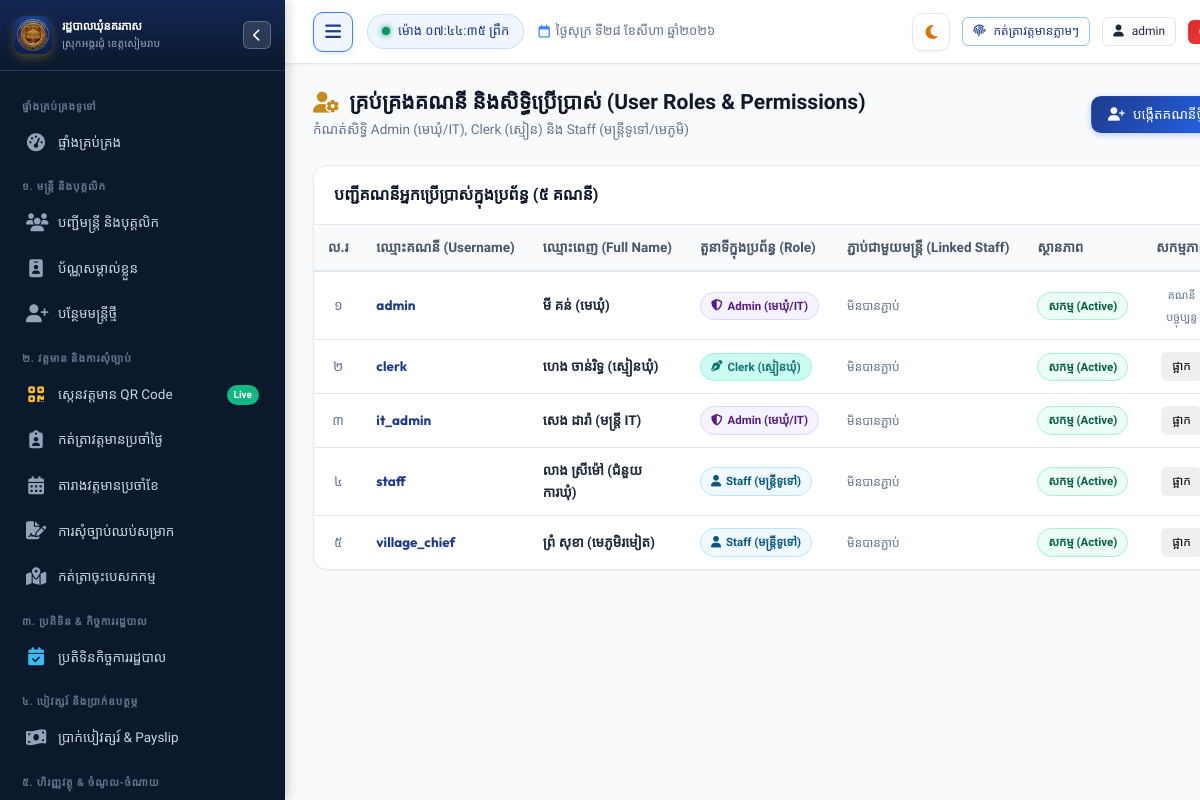
Page /settings/users (signed in) on the committed database.
### tables this page shows
CREATE TABLE users (
        id INTEGER PRIMARY KEY AUTOINCREMENT,
        username TEXT UNIQUE NOT NULL,
        password_hash TEXT NOT NULL,
        full_name TEXT NOT NULL,
        role TEXT NOT NULL DEFAULT 'staff', -- 'admin', 'clerk', 'staff'
        staff_id INTEGER,
        avatar TEXT,
        is_active INTEGER DEFAULT 1,
        created_at TIMESTAMP DEFAULT CURRENT_TIMESTAMP,
        FOREIGN KEY (staff_id) REFERENCES staff (id) ON DELETE SET NULL
    );

### app.py (the view, shortened to what this page needs)
@app.route("/settings/users", methods=["GET", "POST"])
@admin_required
def settings_users():
    conn = get_db()
    cursor = conn.cursor()
    cursor.execute("""
        SELECT u.*, s.name_kh as linked_staff_name, s.officer_code
        FROM users u
        LEFT JOIN staff s ON u.staff_id = s.id
        ORDER BY u.id
    """)
    users = cursor.fetchall()
    cursor.execute("SELECT id, officer_code, name_kh, position_title_kh FROM staff WHERE status = 'active' ORDER BY name_kh")
    active_staff = cursor.fetchall()
    conn.close()
    return render_template("settings/users.html", users=users, active_staff=active_staff)

### app.py (called while the page is built, shortened)
@app.teardown_appcontext
def teardown_db(exception=None):
    close_db_connection(exception)

@app.after_request
def add_cache_headers(response):
    if request.path.startswith('/static') or request.path == '/favicon.ico':
        response.headers['Cache-Control'] = 'public, max-age=31536000, immutable'
    return response

@app.before_request
def ensure_database_ready():
    if request.path.startswith('/static') or request.path == '/favicon.ico':
        return

@app.template_filter("kh_num")
def kh_num_filter(val):
    return to_khmer_num(val)

### database.py (called while the page is built, shortened)
def _raw_create_connection():
    conn = sqlite3.connect(DB_PATH)
    conn.row_factory = sqlite3.Row
    conn.execute("PRAGMA foreign_keys = ON")
    conn.execute("PRAGMA journal_mode = WAL")
    conn.execute("PRAGMA synchronous = NORMAL")
    conn.execute("PRAGMA cache_size = -64000")
    return SqliteConnectionWrapper(conn)

def get_db():
    try:
        from flask import g, has_request_context
        if has_request_context():
            if not hasattr(g, 'db') or g.db is None:
                g.db = _raw_create_connection()
            return g.db
    except ImportError:
        pass
    return _raw_create_connection()

def close_db_connection(e=None):
    try:
        from flask import g, has_request_context
        if has_request_context():
            db = getattr(g, 'db', None)
            if db is not None:
                g.db = None
                db._real_close()
    except ImportError:
        pass

    def cursor(self):
        return self._conn.cursor()

    def close(self):
        try:
            from flask import g, has_request_context
            if has_request_context() and getattr(g, 'db', None) is self:
                return
        except ImportError:
            pass
        self._real_close()

### utils/helpers.py (called while the page is built)
def to_khmer_num(number_or_str):
    if number_or_str is None:
        return ""
    if callable(number_or_str):
        try:
            val = number_or_str()
            return to_khmer_num(val)
        except Exception:
            return "០"
    s = str(number_or_str)
    if s.startswith("<built-in") or s.startswith("<function") or s.startswith("<method"):
        return "០"
    return "".join(KHMER_DIGITS.get(ch, ch) for ch in s)

### templates/settings/users.html (shortened to what this page needs)
{% extends "base.html" %}
{% block content %}
<div class="page-header">
  <div class="page-header-title">
    <h1>
      <i class="fa-solid fa-user-gear text-gold"></i>
      <span>គ្រប់គ្រងគណនី និងសិទ្ធិប្រើប្រាស់ (User Roles & Permissions)</span>
    </h1>
    <p>កំណត់សិទ្ធិ Admin (មេឃុំ/IT), Clerk (ស្មៀន) និង Staff (មន្ត្រីទូទៅ/មេភូមិ)</p>
  </div>
  <div class="page-actions">
    <button class="btn btn-primary" data-modal-target="addUserModal">
      <i class="fa-solid fa-user-plus"></i>
      <span>បង្កើតគណនីថ្មី</span>
    </button>
  </div>
</div>
<div class="card">
  <div class="card-header">
    <div class="card-title">
      <span>បញ្ជីគណនីអ្នកប្រើប្រាស់ក្នុងប្រព័ន្ធ ({{ users | length | kh_num }} គណនី)</span>
    </div>
  </div>
  <div class="card-body" style="padding: 0;">
    <div class="table-responsive">
      <table class="custom-table">
        <thead>
          <tr>
            <th style="width: 50px; text-align: center;">ល.រ</th>
            <th>ឈ្មោះគណនី (Username)</th>
            <th>ឈ្មោះពេញ (Full Name)</th>
            <th>តួនាទីក្នុងប្រព័ន្ធ (Role)</th>
            <th>ភ្ជាប់ជាមួយមន្ត្រី (Linked Staff)</th>
            <th>ស្ថានភាព</th>
            <th style="text-align: center; width: 120px;">សកម្មភាព</th>
          </tr>
        </thead>
        <tbody>
          {% for u in users %}
          <tr>
            <td style="text-align: center; color: var(--text-muted);">{{ loop.index | kh_num }}</td>
            <td>
              <strong style="font-family: var(--font-latin); color: var(--primary);">{{ u.username }}</strong>
            </td>
            <td><strong>{{ u.full_name }}</strong></td>
            <td>
              {% if u.role == 'admin' %}
              <span class="badge badge-purple"><i class="fa-solid fa-shield-halved"></i> Admin (មេឃុំ/IT)</span>
              {% elif u.role == 'clerk' %}
              <span class="badge badge-clerk"><i class="fa-solid fa-pen-nib"></i> Clerk (ស្មៀនឃុំ)</span>
              {% else %}
              <span class="badge badge-info"><i class="fa-solid fa-user"></i> Staff (មន្ត្រីទូទៅ)</span>
              {% endif %}
            </td>
            <td>
              {% if u.linked_staff_name %}
              <div>{{ u.linked_staff_name }}</div>
              <span style="font-size: 11px; color: var(--text-muted);">({{ u.officer_code }})</span>
              {% else %}
              <span style="color: var(--text-muted); font-size: 12px;">មិនបានភ្ជាប់</span>
              {% endif %}
            </td>
            <td>
              {% if u.is_active %}
              <span class="badge badge-success">សកម្ម (Active)</span>
              {% else %}
              <span class="badge badge-danger">អសកម្ម (Inactive)</span>
              {% endif %}
            </td>
            <td style="text-align: center;">
              {% if u.id != session.user_id %}
              <form method="POST" action="{{ url_for('settings_users') }}">
                <button type="submit" class="btn btn-sm {% if u.is_active %}btn-outline-danger{% else %}btn-success{% endif %}">
                  {% if u.is_active %}ផ្អាក{% else %}បើក{% endif %}
                </button>
              </form>
              {% else %}
              <span style="font-size: 11px; color: var(--text-muted);">គណនីបច្ចុប្បន្ន</span>
              {% endif %}
            </td>
          </tr>
          {% endfor %}
        </tbody>
      </table>
    </div>
  </div>
</div>
{% endblock %}

### rows in the picture
users: username "admin", full_name "មី គន់ (មេឃុំ)", role "admin" (drawn), is_active "សកម្ម (Active)", shows "គណនីបច្ចុប្បន្ន"
users: username "clerk", full_name "ហេង ចាន់រិទ្ធ (ស្មៀនឃុំ)", role "clerk" (drawn), is_active "សកម្ម (Active)"
users: username "it_admin", full_name "សេង ដារ៉ា (មន្ត្រី IT)", role "admin" (drawn), is_active "សកម្ម (Active)"
users: username "staff", full_name "លាង ស្រីម៉ៅ (ជំនួយការឃុំ)", role "staff" (drawn), is_active "សកម្ម (Active)"
users: username "village_chief", full_name "ព្រំ សុខា (មេភូមិរមៀត)", role "staff" (drawn), is_active "សកម្ម (Active)"

### other values in the picture
{{ today_khmer }} "ថ្ងៃសុក្រ ទី២៨ ខែសីហា ឆ្នាំ២០២៦"
{{ session.username }} "admin"
{{ users | length | kh_num }} "៥"
